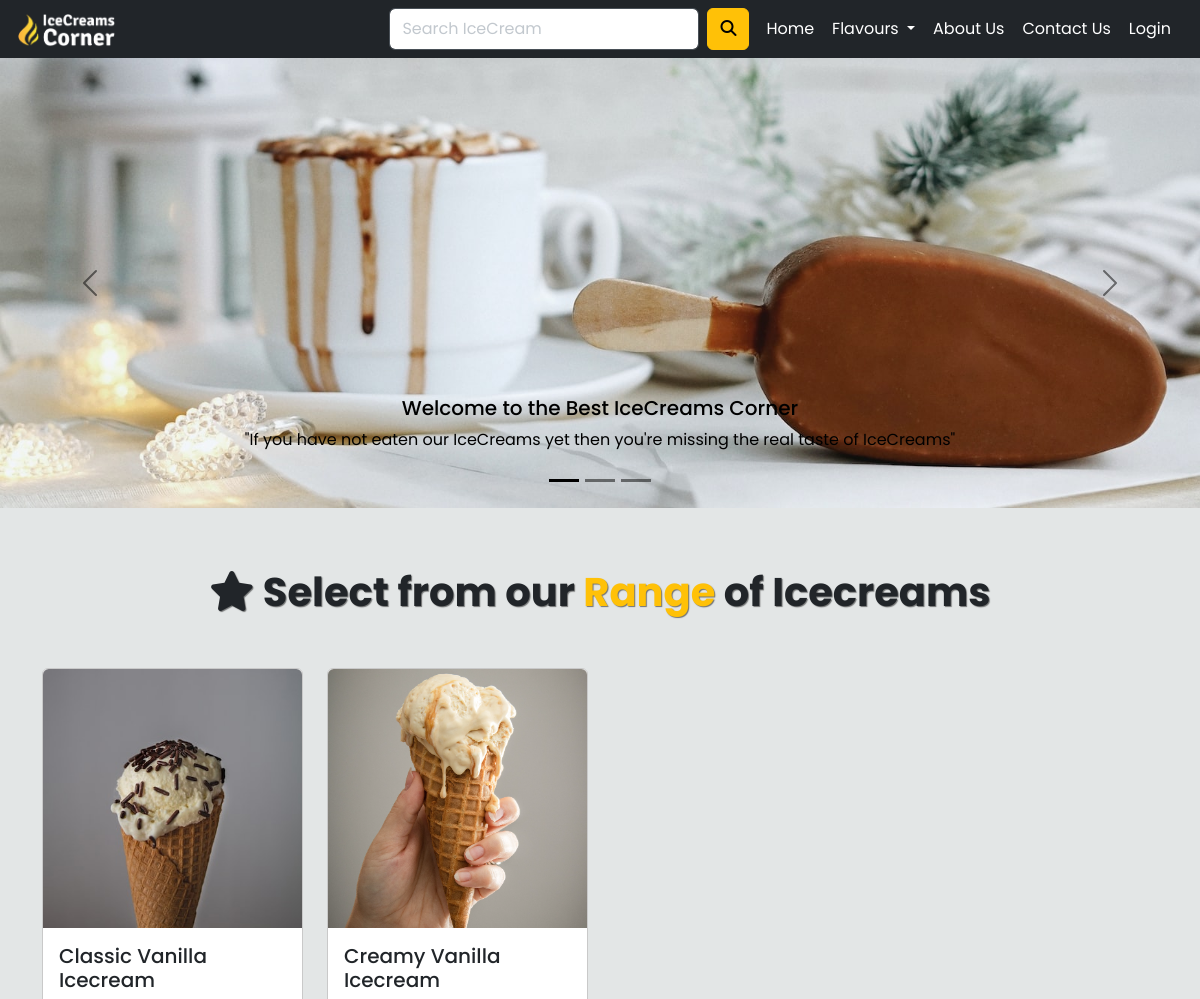
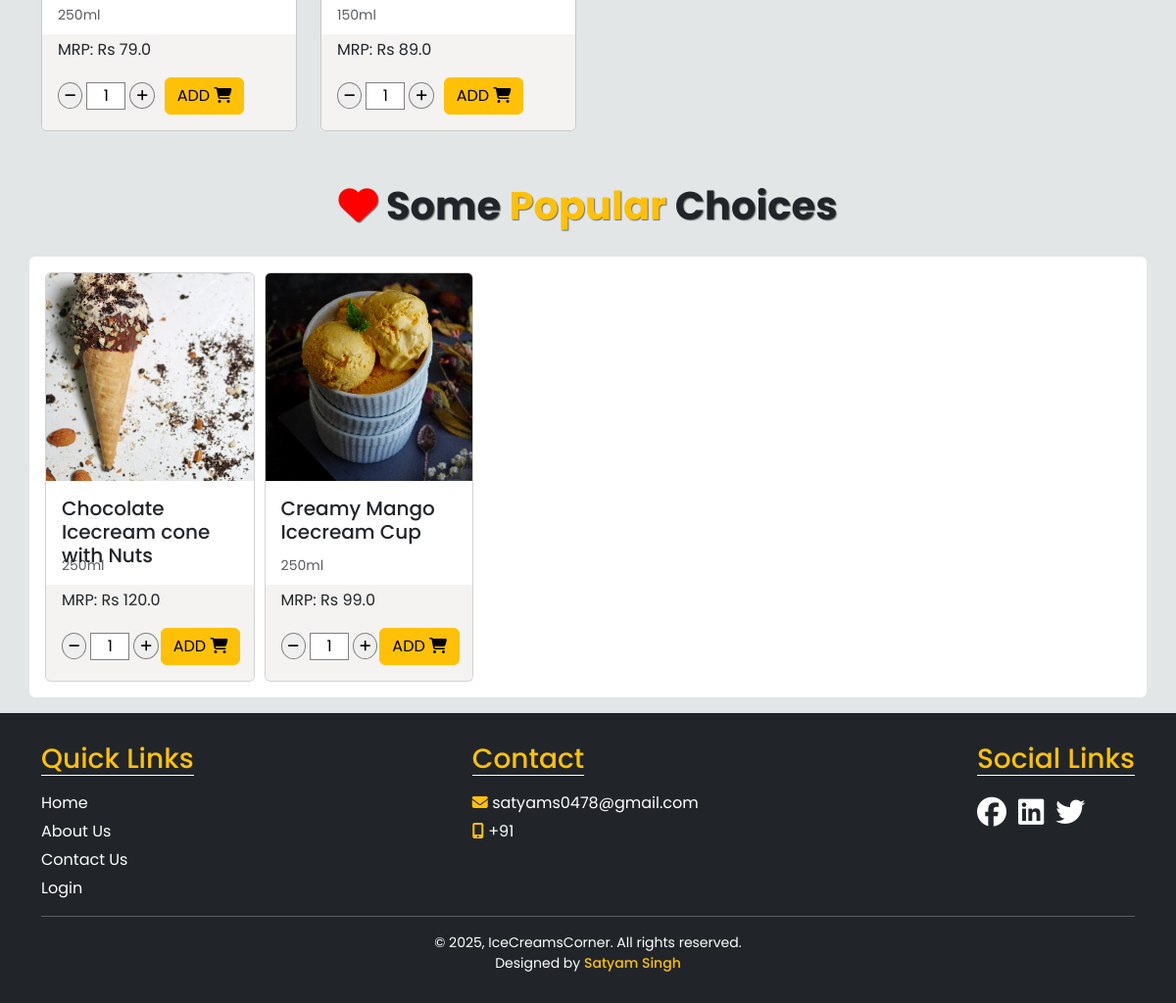
Page /?cid=2 on the committed database (2 pictures, top to bottom).
### store/models.py (models this page shows, shortened)
class IceCream(models.Model):
    name = models.CharField(max_length=100)
    volume = models.CharField(max_length=20)  # e.g., "100ml", "250ml"
    price = models.FloatField()
    image= models.ImageField(upload_to='icecream_imgs', default="" )
    user_quantity = models.PositiveIntegerField(default=1)  # User-selected quantity
    category= models.ForeignKey(Category, default=1, on_delete=models.CASCADE)
    total_quantity = models.PositiveIntegerField(default=0)
    sold_quantity = models.PositiveIntegerField(default=0)

### store/views.py (the view)
# urls.py: path('', index, name='home'),
def index(request):
    if 'cid' in request.GET:
        return render(request, 'index.html', {'icecreams': IceCream.objects.filter(category_id= request.GET['cid']),
        'is_any_popular_icecream': IceCream.objects.filter(sold_quantity__gt=5).exists(),
        'popular_icecreams': IceCream.objects.filter(sold_quantity__gt=5)})
    else:
        return render(request, 'index.html',{'icecreams': IceCream.objects.all(),
        'is_any_popular_icecream': IceCream.objects.filter(sold_quantity__gt=5).exists(),
        'popular_icecreams': IceCream.objects.filter(sold_quantity__gt=5)})

### store/views.py (called while the page is built)
def get_all_categories(request):
    return {"categories": Category.objects.all()}

def get_cart_items_count(request):
    return {'cart_items_count': Cart.objects.filter(user_id= request.user.id).aggregate(Sum('quantity'))['quantity__sum']}

### templates/index.html (shortened to what this page needs)
{% extends 'base.html' %}
{% block content %}
<div class="container-fluid px-0 ">
    <div id="carouselExampleCaptions" class="carousel carousel-dark slide" data-bs-ride="carousel">
        <div class="carousel-indicators">
            <button type="button" data-bs-target="#carouselExampleCaptions" data-bs-slide-to="0" class="active"
                aria-current="true" aria-label="Slide 1"></button>
            <button type="button" data-bs-target="#carouselExampleCaptions" data-bs-slide-to="1"
                aria-label="Slide 2"></button>
            <button type="button" data-bs-target="#carouselExampleCaptions" data-bs-slide-to="2"
                aria-label="Slide 3"></button>
        </div>
        <div class="carousel-inner home-carousel">
            <div class="carousel-item active">
                <img src="/static/img/1.jpg" class="d-block w-100" alt="...">
                <div class="carousel-caption d-none d-md-block new">
                    <h5>Welcome to the Best IceCreams Corner</h5>
                    <p>"If you have not eaten our IceCreams yet then you're missing the real taste of IceCreams"</p>
                </div>
            </div>
        </div>
        <button class="carousel-control-prev" type="button" data-bs-target="#carouselExampleCaptions"
            data-bs-slide="prev">
            <span class="carousel-control-prev-icon" aria-hidden="true"></span>
        </button>
        <button class="carousel-control-next" type="button" data-bs-target="#carouselExampleCaptions"
            data-bs-slide="next">
            <span class="carousel-control-next-icon" aria-hidden="true"></span>
        </button>
    </div>
</div>
<div class="container main-div py-5">
    <div class="text-center">
        <h1 class="my-2 py-1 mb-5 main-heading"><i class="fa-solid fa-star"></i> Select from our <span class="text-warning">Range</span> of Icecreams</h1>
    </div>
    <div class="row row-cols-2 row-cols-sm-2 row-cols-md-3 row-cols-lg-4 g-4">
        {% for icecream in icecreams %}
        <div class="col">
            <div class="card icecream-imgs">
                <img src="{{icecream.image.url}}" alt="">
                <div class="card-body pb-2 card-body-top">
                    <h5 class="card-text">{{icecream.name}}</h5>
                    <div>
                        <small class="text-body-secondary">{{icecream.volume}}</small>
                    </div>
                </div>
                <div class="card-body pt-1 card-body-div">
                    <p class="">MRP: Rs {{icecream.price}}</p>
                    <form method="post" action="{% url 'addtocart' %}">
                        <div class="quantity-button-div">
                            <div class="quantity-selector justify-content-center">
                                <button type="button" class="minus-btn"><i class="fa-solid fa-minus"></i></button>
                                <input class="mx-1 quantity-selector-input" type="text" name="quantity" max="6" min="1"
                                    value="1">
                                <button type="button" class="plus-btn"><i class="fa-solid fa-plus"></i></button>
                            </div>
                            <div class="btn-group add-to-cart">
                                <button type="submit" class="btn btn btn-warning">ADD <i
                                        class="fa-solid fa-cart-shopping"></i></button>
                            </div>
                        </div>
                    </form>
                </div>
            </div>
        </div>
        {% endfor %}
    </div>
</div>
{% if is_any_popular_icecream %}
<div class="text-center">
    <h1 class="mb-4 py-1 slider-heading"><i class="fa-solid fa-heart" style="color: red;"></i> Some <span class="text-warning">Popular </span>Choices</h1>
</div>
    <section class="container bg-white my-3 px-3 py-3" style="border-radius: 0.355rem;">
        <div class="owl-carousel owl-theme">
            {% for icecream in popular_icecreams %}
                <div class="item">
                    <div class="card">
                        <img src="{{icecream.image.url}}" class="card-img-top" alt="...">
                        <div class="card-body pb-2 ">
                            <h5 class="card-text">{{icecream.name}}</h5>
                            <small class="text-body-secondary">{{icecream.volume}}</small>
                        </div>
                        <div class="card-body pt-1 card-body-div">
                            <p class="">MRP: Rs {{icecream.price}}</p>
                            <form method="post" action="{% url 'addtocart' %}">
                                <div class="quantity-button-div">
                                    <div class="quantity-selector align-items-center">
                                        <button type="button" class="minus-btn"><i class="fa-solid fa-minus"></i></button>
                                        <input class="mx-1 quantity-selector-input" type="text" name="quantity" min="1" max="6"
                                            value="1">
                                        <button type="button" class="plus-btn"><i class="fa-solid fa-plus"></i></button>
                                    </div>
                                    <div class="btn-group add-to-cart">
                                        <button type="submit" class="btn btn btn-warning">ADD <i
                                                class="fa-solid fa-cart-shopping"></i></button>
                                    </div>
                                </div>
                            </form>
                        </div>
                    </div>
                </div>
            {% endfor %}
        </div>
    </section>
{% endif %}
{% endblock content %}

### static/css/style.css (style rules this page uses)
* { box-sizing: border-box; }
body { background-color: #E3E6E6; margin: 0; padding: 0; font-family: 'Poppins', sans-serif; }
h1 { font-weight: bold; }
.icecream-imgs>img { border-radius: 0.355rem 0.355rem 0 0; }
.icecream-imgs { border: 0.5px solid rgb(201, 201, 201); transition: box-shadow 0.3s ease; }
.card-text { height: 50px; margin-right: -5px; }
.card-body-top { display: flex; flex-direction: column; flex-wrap: wrap; }
.card-body-div { border-radius: 0 0 0.355rem 0.355rem; background-color: rgb(244, 243, 242); }
.quantity-selector { display: flex; }
.minus-btn, .plus-btn { border: 1px solid grey; border-radius: 50%; font-size: 13px; height: 27px; }
.quantity-selector-input { border: 1px solid grey; width: 40px; text-align: center; }
.quantity-button-div { display: flex; align-items: center; }
.add-to-cart { margin-left: 10px; }
.main-heading, .slider-heading { text-shadow: 1px 1px 1px rgba(0, 0, 0, 0.5); }
@media screen and (min-width: 768px) and (max-width: 1400px) { .owl-carousel .add-to-cart { margin-left: 2px; margin-right: -15px; } }

### rows in the picture
IceCream: image (picture), name "Classic Vanilla Icecream", volume "250ml", price "79.0"
IceCream: image (picture), name "Creamy Vanilla Icecream", volume "150ml", price "89.0"
IceCream: image (picture), name "Chocolate Icecream cone with Nuts", volume "250ml", price "120.0"
IceCream: image (picture), name "Creamy Mango Icecream Cup", volume "250ml", price "99.0"
